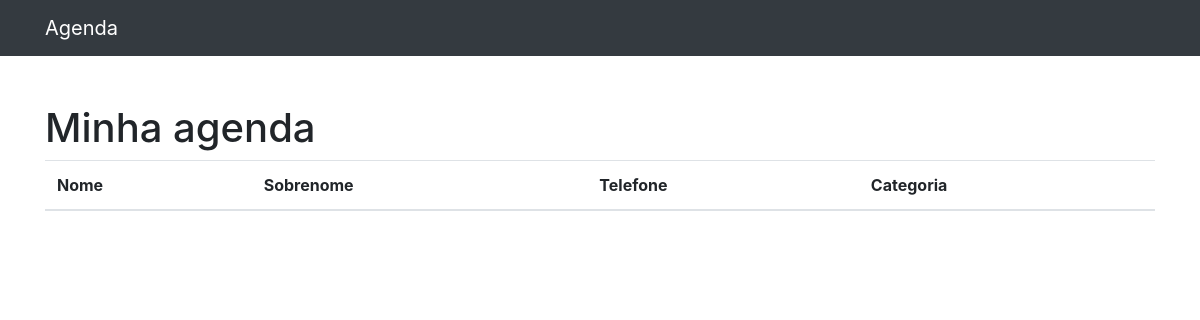
Before: / with the older database file.
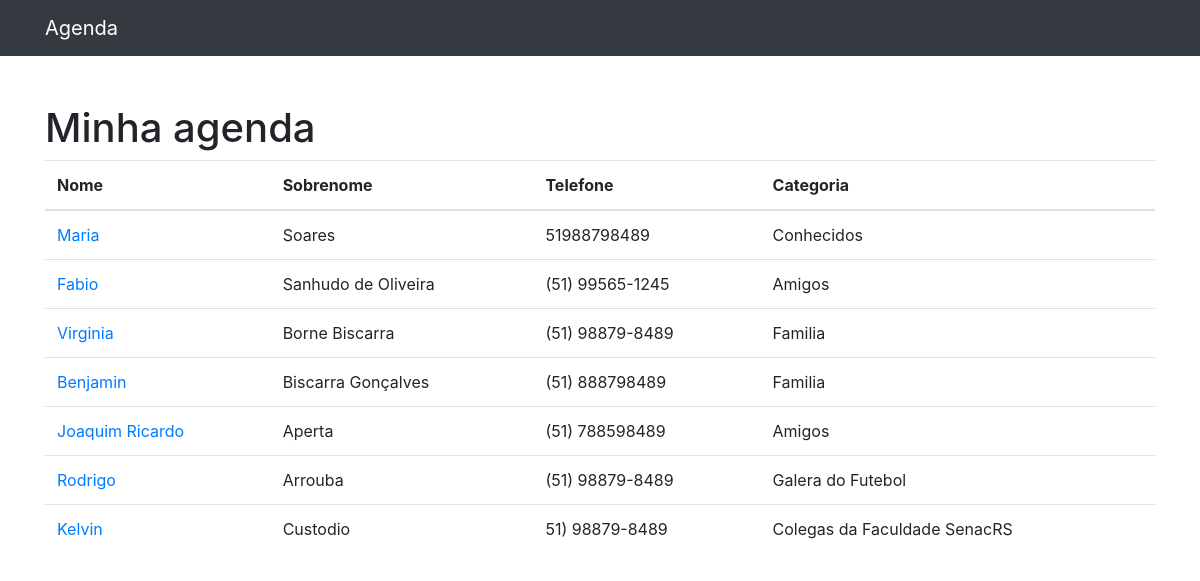
After: the same page with the newer database file.
### contatos/models.py (models this page shows, shortened)
class Contato(models.Model):
    nome = models.CharField(max_length=150)
    sobrenome = models.CharField(max_length=255, blank=True)
    telefone = models.CharField(max_length=16)
    email = models.CharField(max_length=255, blank=True)
    data_criacao = models.DateTimeField(default=timezone.now)
    descricao = models.TextField(blank=True)
    categoria = models.ForeignKey(Categoria, on_delete=models.DO_NOTHING)

class Categoria(models.Model):
    nome = models.CharField(max_length=255)
    def __str__(self):
        return self.nome

### contatos/views.py (the view)
# urls.py: path('', views.index, name='index'),
def index(request):
    contatos = Contato.objects.all()
    return render(request, 'contatos/index.html', {
        'contatos': contatos
    })

### contatos/templates/contatos/index.html
{% extends 'base.html' %}
{%block conteudo%}
<h1 class="mt-5">Minha agenda</h1>
        <table class="table">
          <thead>
            <tr>
              <th>Nome</th>
              <th>Sobrenome</th>
              <th>Telefone</th>
              <th>Categoria</th>
            </tr>
          </thead>
          <tbody>
          {% for contato in contatos %}
            <tr>
              <td>
                <a href="{% url 'ver_contato' contato.id %}"> {{ contato.nome }} </a>
              </td>
              <td> {{ contato.sobrenome }} </td>
              <td> {{ contato.telefone }} </td>
              <td> {{ contato.categoria }} </td>
            </tr>
          {% endfor %}
          </tbody>
        </table>
{%endblock%}

### templates/base.html (shortened to what this page needs)
{%load static%}
<!DOCTYPE html>
<html lang="pt">
<head>
  {% include 'parciais/_head.html' %}
</head>
<body>
{%include  'parciais/_nav.html'%}
  <div class="container">
    <div class="row">
      <div class="col-lg-12">
        {%block conteudo%} {%endblock%}
      </div>
    </div>
  </div>
</body>
</html>

### templates/parciais/_head.html (shortened to what this page needs)
{%load static%}
<link href="{% static 'vendor/bootstrap/css/bootstrap.min.css'%}" rel="stylesheet">

### templates/parciais/_nav.html (shortened to what this page needs)
 {%load static%}
  <nav class="navbar navbar-expand-lg navbar-dark bg-dark static-top">
    <div class="container">
      <a class="navbar-brand" href="{% url 'index'%}">Agenda</a>
    </div>
  </nav>

Changed rows visible on the page:
added Contato: nome "Maria", sobrenome "Soares", telefone "51988798489", categoria "Conhecidos"
added Contato: nome "Fabio", sobrenome "Sanhudo de Oliveira", telefone "(51) 99565-1245", categoria "Amigos"
added Contato: nome "Virginia", sobrenome "Borne Biscarra", telefone "(51) 98879-8489", categoria "Familia"
added Contato: nome "Benjamin", sobrenome "Biscarra Gonçalves", telefone "(51) 888798489", categoria "Familia"
added Contato: nome "Joaquim Ricardo", sobrenome "Aperta", telefone "(51) 788598489", categoria "Amigos"
added Contato: nome "Rodrigo", sobrenome "Arrouba", telefone "(51) 98879-8489", categoria "Galera do Futebol"
added Contato: nome "Kelvin", sobrenome "Custodio", telefone "51) 98879-8489", categoria "Colegas da Faculdade SenacRS"
